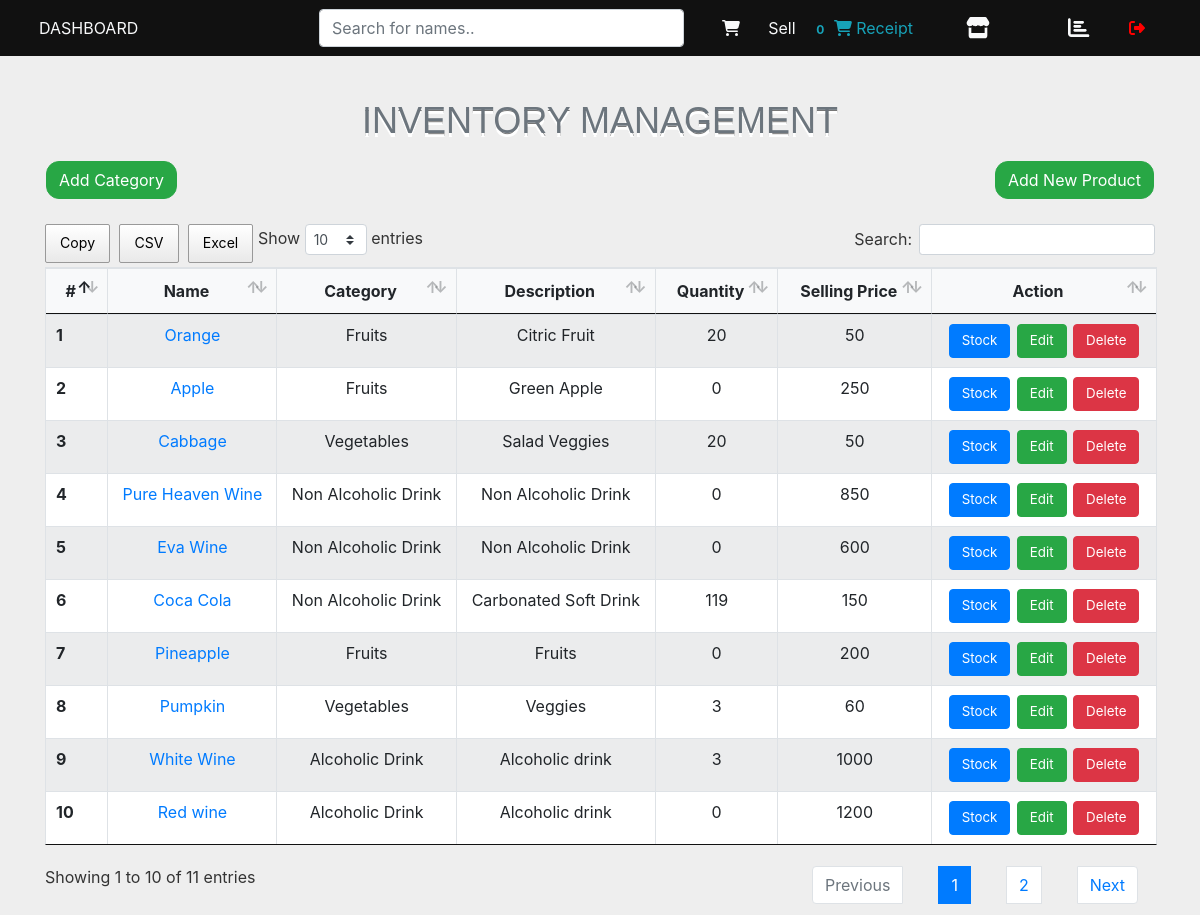
The app's page /inventory/, older data.
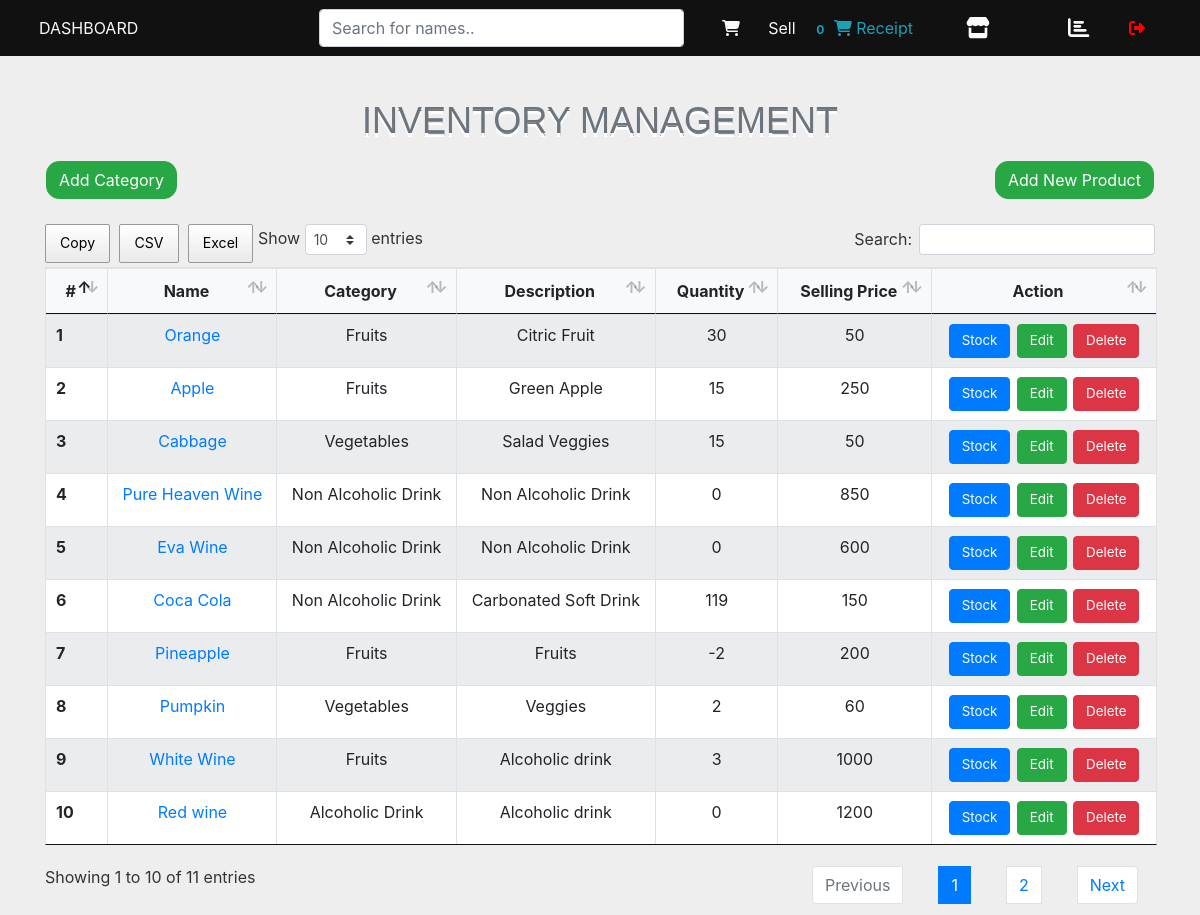
The same page, newer data.
### pointofsale/models.py (models this page shows, shortened)
class Product(models.Model):
    name = models.CharField(max_length=100)
    description = models.CharField(max_length=100)
    category = models.ForeignKey(Category, on_delete=models.CASCADE)
    quantity = models.IntegerField(default=0)
    cost_price = models.IntegerField(default=0)
    total_cost_price = models.IntegerField(default=0)
    selling_price = models.IntegerField(default=0)
    discount_price = models.IntegerField(default=0)
    image_field = models.ImageField(default='default.jpg')
    date_created = models.DateTimeField(default=timezone.now)
    staff = models.ForeignKey(User,editable=False,null=True,blank=True, on_delete=models.CASCADE)
    def get_absolute_url(self):
        return reverse('pointofsale-product-details', kwargs={'pk': self.pk})

class Category(models.Model):
    name = models.CharField(max_length=100)
    def __str__(self):
        return self.name

### pointofsale/views.py (the view)
# urls.py: path('inventory/', views.inventory, name='pointofsale-inventory'),
def inventory(request):
    products = Product.objects.all()
    category_form = AddCategoryForm()
    product_form = AddProductForm()
    update_form = UpdateProductForm()
    context = {
        'category_form': category_form,
        'product_form': product_form,
        'update_form': update_form,
        'products': products,
        }
    return render(request, 'pointofsale/inventory.html', context)

### pointofsale/forms.py
class AddCategoryForm(forms.ModelForm):
    class Meta:
        model = Category
        fields = '__all__'

class AddProductForm(forms.ModelForm):
    class Meta:
        model = Product
        fields = ['name',  'category', 'description', 'selling_price', 'image_field']
    def __init__(self, *args, **kwargs):
        super(AddProductForm, self).__init__(*args, **kwargs)
        self.fields['category'].empty_label = 'Select Category'
        self.fields['image_field'].label = 'Images (Must Upload image)'

### pointofsale/templatetags/cart_template_tags.py (called while the page is built)
@register.filter
def cart_item_count(user):
    if user.is_authenticated:
        qs = Purchase.objects.filter(user=user, purchased=False)
        if qs.exists():
            return qs[0].product.count()
    return 0

### pointofsale/templates/pointofsale/inventory.html (shortened to what this page needs)
{% extends 'pointofsale/mainapp_layout.html' %}
{% load crispy_forms_tags %}
{% block content %}
<section>
    <div class="container" id="myDIV">
        <div class="row">
            <div class="col-12">
                <h3 class='text-center text-muted inventory-heading'>Inventory Management</h3>
            </div>
        </div>
        <div class="row" >
            <div class="col-12 mb-4">
                <button class="btn btn-success add-inventory-button" data-toggle="modal" data-target="#add-category-modal">Add Category</button>
                <button class="btn btn-success add-inventory-button float-right"  data-toggle="modal" data-target="#add-modal">Add New Product</button>
            </div>
        </div>
        <div class="row">
            <div class="col-12">
                <table class="table table-striped table-bordered mydatatable bg-light">
                    <thead>
                    <tr>
                        <th scope="col" class="text-center">#</th>
                        <th scope="col" class="text-center"> Name</th>
                        <th scope="col" class="text-center">Category</th>
                        <th scope="col" class="text-center">Description</th>
                        <th scope="col" class="text-center">Quantity</th>
                        <th scope="col" class="text-center">Selling Price</th>
                        <th scope="col" class="text-center">Action</th>
                    </tr>
                    </thead>
                    <tbody>
                    <tr>
                        {% for  product in products %}
                        <th scope="row">{{ product.id }}</th>
                        <td class="text-center"><a href="{{ product.get_absolute_url }}" class="details">{{ product.name }}</a></td class="text-center">
                        <td class="text-center">{{ product.category }}</td class="text-center">
                        <td class="text-center">{{ product.description }}</td class="text-center">
                        <td class="text-center">{{ product.quantity }}</td class="text-center">
                        <td class="text-center">{{ product.selling_price }}</td class="text-center">
                        <td class="text-center">
                            <span>
                                <a href="/stock/{{ product.id }}" class='btn btn-primary inventory-button' data-toggle="modal" data-target="#stock-modal{{ product.id }}">Stock</a>
                            </span>
                            <span>
                                <a href="/update/{{ product.id }}" class='btn btn-success inventory-button' data-toggle="modal" data-target="#edit-modal{{product.id}}">Edit</a>
                            </span>
                            <span>
                                <a href="/delete/{{ product.id }}" class='btn btn-danger inventory-button' data-toggle="modal" data-target="#delete-modal{{ product.id }}">Delete</a>
                            </span>
                        </td>
                    </tr>
                    {% endfor %}
                    </tbody>
                </table>
            </div>
        </div>
    </div>
</section>
{% endblock %}

Row changes from the older to the newer data that the page shows:
changed Product "Orange": quantity "20" → "30"
changed Product "Apple": quantity "0" → "15"
changed Product "Cabbage": quantity "20" → "15"
changed Product "Pineapple": quantity "0" → "-2"
changed Product "Pumpkin": quantity "3" → "2"
changed Product "White Wine": category "Alcoholic Drink" → "Fruits"
